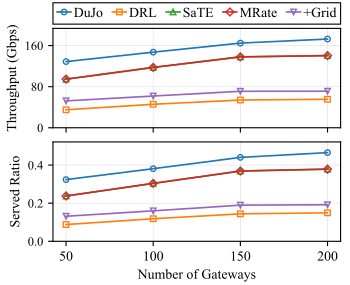

Generate this figure with Python:
"""Two-panel gateway-count figure; one curve per method, no averaging/shading."""
import argparse
from pathlib import Path
import matplotlib.pyplot as plt
from matplotlib.ticker import MaxNLocator
import pandas as pd
from legacy_augmented_plot_common import apply_plot_style, METHOD_COLORS

METHODS=['DuJo','DRL','SaTE','MRate','+Grid']
COUNTS=[50,100,150,200]
MARKERS=['o','s','^','D','v']

def main(args):
    d=pd.read_csv(Path(args.results)/'results.csv')
    d=d[d.gateway_count.isin(COUNTS)].copy()
    assert len(d)==20 and set(d.seed)=={0}
    assert not d.duplicated(['gateway_count','method']).any()
    apply_plot_style()
    plt.rcParams.update({'font.size':10,'axes.labelsize':10,'xtick.labelsize':10,'ytick.labelsize':9,'legend.fontsize':10})
    # Exact dimensions and axis/legend boxes from Fig. 10's ATP plotter.
    FIG_WIDTH_PX = 350
    FIG_HEIGHT_PX = 285
    DPI = 100
    TOP_AXIS_BOX = [0.15, 0.55, 0.825, 0.35]
    BOTTOM_AXIS_BOX = [0.15, 0.15, 0.825, 0.35]
    LEGEND_BOX = (0.15, 0.915, 0.825, 0.12)
    fig,axs=plt.subplots(2,1,figsize=(FIG_WIDTH_PX / DPI,FIG_HEIGHT_PX / DPI))
    for method,marker in zip(METHODS,MARKERS):
        rows=d[d.method==method].sort_values('gateway_count');assert rows.gateway_count.tolist()==COUNTS
        for ax,key in zip(axs,['served_throughput_gbps','served_ratio']):
            ax.plot(rows.gateway_count,rows[key],label=method,color=METHOD_COLORS[method],marker=marker,markersize=4,linewidth=1.2,markerfacecolor='none',markeredgecolor=METHOD_COLORS[method],markeredgewidth=1.0)
    axs[0].set_ylabel('Throughput (Gbps)');axs[1].set_ylabel('Served Ratio');axs[1].set_xlabel('Number of Gateways')
    for ax in axs:
        ax.set_xticks(COUNTS);ax.grid(True,alpha=.35,linewidth=.5);ax.yaxis.set_major_locator(MaxNLocator(nbins=3))
        for spine in ax.spines.values():spine.set_linewidth(.8)
    axs[0].set_ylim(0,d.served_throughput_gbps.max()*1.12)
    axs[1].set_ylim(0,min(1.,d.served_ratio.max()*1.12))
    axs[0].tick_params(labelbottom=False)
    axs[0].set_position(TOP_AXIS_BOX);axs[1].set_position(BOTTOM_AXIS_BOX)
    handles,labels=axs[0].get_legend_handles_labels()
    legend=fig.legend(handles,labels,loc='lower left',bbox_to_anchor=LEGEND_BOX,mode='expand',ncol=5,borderaxespad=0.,frameon=True,fancybox=False,edgecolor='black',facecolor='white',framealpha=1,borderpad=.3,labelspacing=.2,handlelength=1,handleheight=.8,handletextpad=.2)
    legend.get_frame().set_linewidth(.8)
    output=Path(__file__).with_suffix('.pdf');fig.savefig(output,format='pdf',pad_inches=0.);print(output)

if __name__=='__main__':
    p=argparse.ArgumentParser();p.add_argument('--results',required=True);main(p.parse_args())
